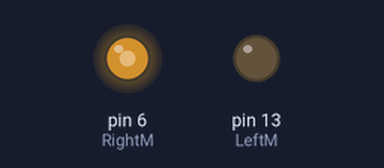
Bench run of a sketch on a simulated Arduino Uno, built with avr-gcc and run on an emulated ATmega328P. Parts: output pins drawn as LEDs (lit = HIGH). What the sketch prints to the serial monitor is not drawn.

Above: at 0.2 s.
Timing chart, 0 to 1.7 s (numbered marks = the images above):
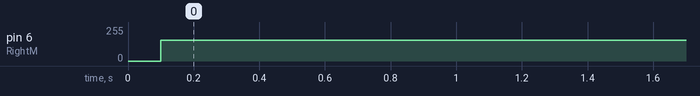

Measured:
- by itself, pin 6 (RightM): 0/255 → 156/255 at 0.10 s

The sketch:

Drivetrain_Firmware.ino
```cpp
#include <SoftwareSerial.h>
#include <stdlib.h>
int LeftM= 13;//5
int RightM = 6;
int lx,ly,az = 0;

void setup()  {
  Serial.begin(9600);
  Serial.println("ready");
}

void loop()  {
  delay(100);
  serial_read();
  convert();
  drive();
  lx = ly = az = 0;
}
void serial_read(){
  if (Serial.available()== 10){
    if (Serial.read() == 'B'){
    lx = (Serial.read()-'0')*100 + (Serial.read()-'0')*10 + (Serial.read()-'0');
    ly =(Serial.read()-'0')*100 + (Serial.read()-'0')*10 + (Serial.read()-'0');
    az = (Serial.read()-'0')*100 + (Serial.read()-'0')*10 + (Serial.read()-'0');
    }
}
}
void convert(){
 lx = map (lx, 0, 255, -100, 100);
 ly = map (lx, 0, 255, -100, 100);
 az = map (lx, 0, 255, -100, 100);
}


void drive(){
 if(lx == 0){
  if(ly == 0){
   if (az == 0){
   }
   else{
    analogWrite(LeftM,az);
    analogWrite(RightM,-az);
   }
  }
  else{
   analogWrite(LeftM,ly);
   analogWrite(RightM,ly);
   }
 }
 else{
   analogWrite(LeftM,lx);
   analogWrite(RightM,lx);
 }
}
```
